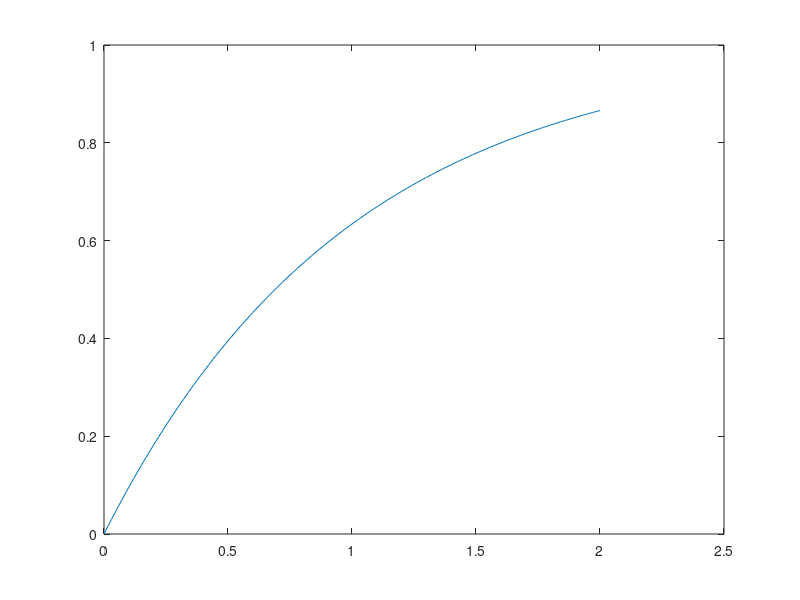

Recreate this plot in MATLAB.
%y'(t)+ay(t)=r
a=1;
r=1;
x(1)= 0;
y(1) = 0;
t0=0;
t1=2;
h=0.01;
N=(t1-t0)/h;
for i = 1:N
    x(i+1) = x(i) + h;
    y(i+1) = y(i) + h*(r-a*y(i));
end
plot(x,y)